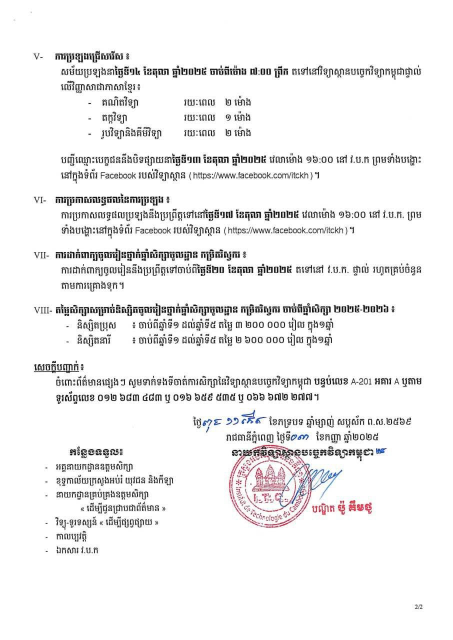
#> input picture data/images/itc.png, 905 x 1280 px, found by its file name (shown at 1/2 size)
$ python script.py
#> lines starting #> are read from the running program, lines starting #| are printed output that depends on the picture; after the words box and inside, x2 and y2 are one past the last pixel; in counts of white or black regions, pixels touching at a corner belong together
import cv2
import numpy as np
import pytesseract
import os
import unicodedata
import re
import json
from datetime import datetime

# --- Configuration ---
# Load settings from a config file if it exists, otherwise use defaults
CONFIG_FILE = "ocr_config.json"
DEFAULT_CONFIG = {
    "logo_removal": {
        "min_logo_size": 5000,
        "max_logo_size": 50000,
        "aspect_ratio_min": 0.3,
        "aspect_ratio_max": 3.0,
        "solidity_threshold": 0.3
    },
    "rotation_correction": {
        "canny_low": 50,
        "canny_high": 150,
        "hough_threshold": 100,
        "hough_lines_to_check": 20,
        "min_angle": -45,
        "max_angle": 45,
        "min_lines_for_correction": 5
    },
    "preprocessing": {
        "enhance_resolution": True,
        "scale_factor": 2.0,
        "bilateral_filter_d": 9,
        "bilateral_filter_sigma_color": 75,
        "bilateral_filter_sigma_space": 75,
        "clahe_clip_limit": 2.0,
        "clahe_tile_grid_size": (8, 8),
        "adaptive_thresh_block_size": 35,
        "adaptive_thresh_c": 15
    },
    "ocr": {
        "psm_modes": {
            "dark_text": [6, 4, 8, 7, 13],
            "light_text": [6, 4, 8, 7, 13],
            "medium_text": [6, 4, 8, 7, 13]
        },
        "confidence_threshold": 40.0,
        "language": "khm+eng"
    },
    "output": {
        "base_dir": "/media/chhaythean/Drive D/Ai-Edu/data/images/output",
        "save_intermediate_images": True
    }
}

def load_config(config_file):
    if os.path.exists(config_file):
        with open(config_file, 'r', encoding='utf-8') as f:
            user_config = json.load(f)
        # Merge with defaults to ensure all keys exist
        config = DEFAULT_CONFIG.copy()
        config.update(user_config)
        return config
    else:
        print(f"Config file {config_file} not found, using defaults.")
        return DEFAULT_CONFIG

CONFIG = load_config(CONFIG_FILE)

# Color codes for printing (if needed)
PINK = '\033[95m'
GREEN = '\033[92m'
BLUE = '\033[94m'
YELLOW = '\033[93m'
ENDC = '\033[0m'

# --- Helper Functions ---
def ensure_grayscale(image):
    if len(image.shape) == 3:
        return cv2.cvtColor(image, cv2.COLOR_BGR2GRAY)
    return image

def safe_bitwise(image, mask):
    """Safely apply a mask to an image."""
    if len(image.shape) == 3:
        image_3ch = image
    else:
        image_3ch = cv2.cvtColor(image, cv2.COLOR_GRAY2BGR)

    if mask.shape[:2] != image_3ch.shape[:2]:
        mask = cv2.resize(mask, (image_3ch.shape[1], image_3ch.shape[0]))

    mask = mask.astype(np.uint8)
    return cv2.bitwise_and(image_3ch, image_3ch, mask=mask)

# --- Image Loading and Normal Preprocessing ---
def load_image(image_path):
    try:
        img = cv2.imread(image_path)
        if img is None:
            raise FileNotFoundError(f"Image not found at path: {image_path}")
        else:
            return img
    except Exception as e:
        print(f"Error loading image: {e}")
        return None

def detect_and_remove_logos(image):
    print(PINK + "Detecting and removing logos..." + ENDC)

    gray = cv2.cvtColor(image, cv2.COLOR_BGR2GRAY)
    # Use a slightly different thresholding method for potentially better logo separation
    binary = cv2.adaptiveThreshold(gray, 255, cv2.ADAPTIVE_THRESH_GAUSSIAN_C, cv2.THRESH_BINARY_INV, 11, 2)
    contours, _ = cv2.findContours(binary, cv2.RETR_EXTERNAL, cv2.CHAIN_APPROX_SIMPLE)

    logo_mask = np.zeros_like(gray)

    params = CONFIG["logo_removal"]
    for contour in contours:
        area = cv2.contourArea(contour)
        if params["min_logo_size"] < area < params["max_logo_size"]:
            x, y, w, h = cv2.boundingRect(contour)
            aspect_ratio = w / h
            if params["aspect_ratio_min"] < aspect_ratio < params["aspect_ratio_max"]:
                solidity = area / (w * h)
                if solidity > params["solidity_threshold"]:
                    cv2.drawContours(logo_mask, [contour], -1, 255, -1)

    if np.sum(logo_mask) > 0:
        image = cv2.inpaint(image, logo_mask, 3, cv2.INPAINT_TELEA)
        print(GREEN + f"Removed {np.sum(logo_mask > 0)} logo pixels" + ENDC)
    else:
        print(GREEN + "No logos detected" + ENDC)

    return image

# [4 lines left out: function ensure_3_channel, not called in this run]

# --- Text Region Recognition and Segmentation ---
def segment_text_regions(image):
    print(PINK + "Segmenting text regions..." + ENDC)
    gray = ensure_grayscale(image)
    masks = []

    # Otsu thresholds for dark and light text
    _, dark_text_mask = cv2.threshold(gray, 0, 255, cv2.THRESH_BINARY_INV + cv2.THRESH_OTSU)
    masks.append(('dark_text', dark_text_mask))

    _, light_text_mask = cv2.threshold(gray, 0, 255, cv2.THRESH_BINARY + cv2.THRESH_OTSU)
    masks.append(('light_text', light_text_mask))

    # Blurred version for potentially medium contrast
    blurred = cv2.GaussianBlur(gray, (5, 5), 0)
    _, medium_text_mask = cv2.threshold(blurred, 0, 255, cv2.THRESH_BINARY_INV + cv2.THRESH_OTSU)
    masks.append(('medium_text', medium_text_mask))

    kernel = cv2.getStructuringElement(cv2.MORPH_RECT, (3, 3))
    cleaned_masks = []
    for name, mask in masks:
        # Apply morphological operations to clean up the mask
        cleaned = cv2.morphologyEx(mask, cv2.MORPH_OPEN, kernel)
        cleaned = cv2.morphologyEx(cleaned, cv2.MORPH_CLOSE, kernel)
        cleaned_masks.append((name, cleaned))

    return cleaned_masks, gray

# --- Handwritten Text Handling ---
# [15 lines left out: function handle_handwritten_text, not called in this run]

# --- Advanced Rotation Correction ---
def advanced_rotation_correction(image):
    print(PINK + "Performing advanced rotation correction..." + ENDC)
    gray = ensure_grayscale(image)
    params = CONFIG["rotation_correction"]

    edges = cv2.Canny(gray, params["canny_low"], params["canny_high"], apertureSize=3)
    lines = cv2.HoughLines(edges, 1, np.pi/180, threshold=params["hough_threshold"])

    angles = []
    if lines is not None and len(lines) >= params["min_lines_for_correction"]:
        for i in range(min(params["hough_lines_to_check"], len(lines))):
            if lines[i] is not None:
                rho, theta = lines[i][0]
                angle = np.degrees(theta) - 90
                if params["min_angle"] <= angle <= params["max_angle"]:
                    angles.append(angle)

    if angles:
        median_angle = np.median(angles)
        print(GREEN + f"Correcting rotation by {median_angle:.2f} degrees" + ENDC)

        (h, w) = image.shape[:2]
        center = (w // 2, h // 2)
        M = cv2.getRotationMatrix2D(center, median_angle, 1.0)
        rotated = cv2.warpAffine(image, M, (w, h), flags=cv2.INTER_CUBIC, borderMode=cv2.BORDER_REPLICATE)
        return rotated
    else:
        print(GREEN + "Insufficient lines detected for reliable rotation correction. Skipping." + ENDC)

    return image

def resolution(image, scale_factor=None):
    if scale_factor is None:
        scale_factor = CONFIG["preprocessing"]["scale_factor"]
    height, width = image.shape[:2]
    new_width = int(width * scale_factor)
    new_height = int(height * scale_factor)
    return cv2.resize(image, (new_width, new_height), interpolation=cv2.INTER_CUBIC)

def remove_noise(image):
    params = CONFIG["preprocessing"]
    denoised = cv2.bilateralFilter(image, params["bilateral_filter_d"], params["bilateral_filter_sigma_color"], params["bilateral_filter_sigma_space"])
    # A slightly larger kernel might be better for noise removal
    kernel = np.ones((2, 2), np.uint8) # Changed from 1x1
    cleaned = cv2.morphologyEx(denoised, cv2.MORPH_CLOSE, kernel)
    cleaned = cv2.morphologyEx(cleaned, cv2.MORPH_OPEN, kernel)
    return cleaned

# --- OCR Functions ---
def region_specific_ocr(image, text_masks):
    print(PINK + "Performing region-specific OCR..." + ENDC)
    all_results = []

    for region_name, mask in text_masks:
        print(BLUE + f"Processing {region_name}..." + ENDC)

        try:
            masked_image = safe_bitwise(image, mask)
            if len(masked_image.shape) == 3:
                masked_gray = cv2.cvtColor(masked_image, cv2.COLOR_BGR2GRAY)
            else:
                masked_gray = masked_image
        except Exception as e:
            print(f"Error processing {region_name}: {e}")
            continue

        # Use PSM modes specific to region type if configured, otherwise default
        psm_modes = CONFIG["ocr"]["psm_modes"].get(region_name, CONFIG["ocr"]["psm_modes"]["dark_text"])
        configs = [f'--oem 3 --psm {psm} -l {CONFIG["ocr"]["language"]}' for psm in psm_modes]
        # Also add a default config
        configs.append(f'-l {CONFIG["ocr"]["language"]} --oem 3 --psm 6')

        region_results = []
        for config in configs:
            try:
                text = pytesseract.image_to_string(masked_gray, config=config)
                confidence_data = pytesseract.image_to_data(masked_gray, config=config, output_type=pytesseract.Output.DICT)

                confidences = [int(c) for c in confidence_data['conf'] if int(c) > 0]
                avg_confidence = np.mean(confidences) if confidences else 0

                if text.strip():
                    region_results.append({
                        'config': config,
                        'text': text.strip(),
                        'confidence': avg_confidence
                    })
            except Exception as e:
                print(f"OCR error with config {config}: {e}")
                continue

        if region_results:
            best_region = max(region_results, key=lambda x: x['confidence'])
            all_results.append({
                'region': region_name,
                'text': best_region['text'],
                'confidence': best_region['confidence']
            })
            print(f"  {region_name}: {len(best_region['text'])} chars, confidence: {best_region['confidence']:.2f}")

    combined_text = ' '.join([r['text'] for r in all_results if r['text']])
    overall_confidence = np.mean([r['confidence'] for r in all_results]) if all_results else 0

    print(GREEN + f"Combined {len(all_results)} regions, confidence: {overall_confidence:.2f}" + ENDC)

    return {
        'combined_text': combined_text,
        'region_results': all_results,
        'confidence': overall_confidence
    }

def multi_pass_ocr(image, text_masks):
    print(YELLOW + "Starting multi-pass OCR..." + ENDC)

    # Pass 1: Region-specific OCR
    region_results = region_specific_ocr(image, text_masks)
    region_combined_text = region_results.get('combined_text', '')
    region_confidence = region_results.get('confidence', 0)

    # Pass 2: Whole image OCR
    whole_image_configs = [
        f'--oem 3 --psm 6 -l {CONFIG["ocr"]["language"]}',
        f'--oem 3 --psm 4 -l {CONFIG["ocr"]["language"]}',
        f'--oem 3 --psm 11 -l {CONFIG["ocr"]["language"]}',
        f'-l {CONFIG["ocr"]["language"]} --oem 3 --psm 6'
    ]

    whole_image_results = []
    for config in whole_image_configs:
        try:
            if len(image.shape) == 3:
                gray_image = cv2.cvtColor(image, cv2.COLOR_BGR2GRAY)
            else:
                gray_image = image

            text = pytesseract.image_to_string(gray_image, config=config)
            confidence_data = pytesseract.image_to_data(gray_image, config=config, output_type=pytesseract.Output.DICT)

            confs = [int(c) for c in confidence_data['conf'] if int(c) > 0]
            avg_confidence = np.mean(confs) if confs else 0

            if text.strip():
                whole_image_results.append({
                    'config': config,
                    'text': text.strip(),
                    'confidence': avg_confidence
                })
        except Exception as e:
            print(f"Whole image OCR error: {e}")
            continue

    best_whole = max(whole_image_results, key=lambda x: x['confidence']) if whole_image_results else {'text': '', 'confidence': 0}

    # Combine and select best result based on confidence
    all_texts = [region_combined_text, best_whole['text']]
    all_confidences = [region_confidence, best_whole['confidence']]

    if not any(all_confidences):
        final_text = ''
        final_confidence = 0
        result_type = "none"
    else:
        best_idx = int(np.argmax(all_confidences))
        final_text = all_texts[best_idx]
        final_confidence = float(all_confidences[best_idx])
        result_type = "region_based" if best_idx == 0 else "whole_image"

    print(GREEN + f"Selected {result_type} result with confidence: {final_confidence:.2f}" + ENDC)

    return {
        'text': final_text,
        'confidence': final_confidence,
        'region_results': region_results.get('region_results', []),
        'whole_image_results': whole_image_results
    }

# --- Post-Processing Functions ---
# [75 lines left out: functions normalize_khmer_unicode, correct_khmer_spacing, numbers_to_khmer, expand_khmer_abbreviations, spell_check_khmer, postprocess_pipeline, not called in this run]

# --- Main Preprocessing Pipeline ---
def preprocess_pipeline(image_path, enhance=None):
    if enhance is None:
        enhance = CONFIG["preprocessing"]["enhance_resolution"]

    print(PINK + "Loading image..." + ENDC)
    image = load_image(image_path)
#> in load_image, img is the input picture: shape (1280, 905, 3); mean B, G, R 240.5, 240.3, 240.7
    if image is None:
        return None, None
    print(GREEN + "Image loaded successfully." + ENDC)

    print(PINK + "Logo detection and removal..." + ENDC)
    image = detect_and_remove_logos(image)
#> in detect_and_remove_logos, `binary = cv2.adaptiveThreshold(gray, 255, cv2.ADAPTIVE_THRESH_GAUSSIAN..`:
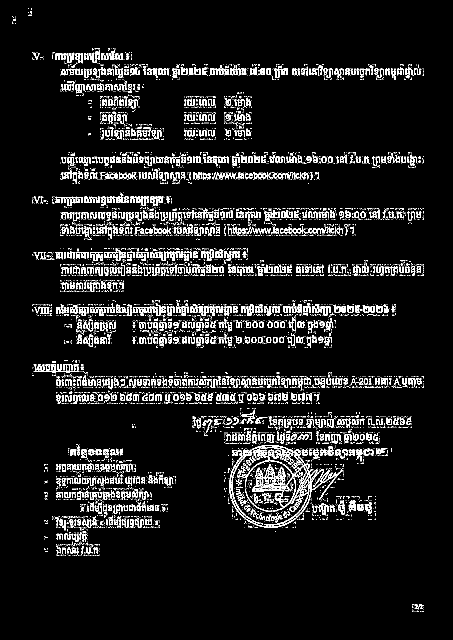
#> binary: shape (1280, 905) (shown at 1/2 size); 8% white in thin lines or dots, all inside (x1, y1, x2, y2) = (24, 16, 848, 1224)
#> in detect_and_remove_logos, `contours, _ = cv2.findContours(binary, cv2.RETR_EXTERNAL, cv2.CHAIN_AP..`: contours = 6299 contours, 5448 with area under 20; largest, box (x1, y1, x2, y2) and area: (459, 890, 685, 1056) 4877, (504, 928, 571, 983) 897, (67, 728, 159, 747) 290, (68, 613, 99, 627) 192, (482, 819, 510, 847) 187
#> the loop in detect_and_remove_logos, `for contour in contours:` made 6299 passes
#> area on pass 16: 38
    print(GREEN + "Logo processing completed." + ENDC)

    print(PINK + "Advanced rotation correction..." + ENDC)
    image = advanced_rotation_correction(image)
#> in advanced_rotation_correction, `edges = cv2.Canny(gray, params["canny_low"], params["canny_high"], ape..`:
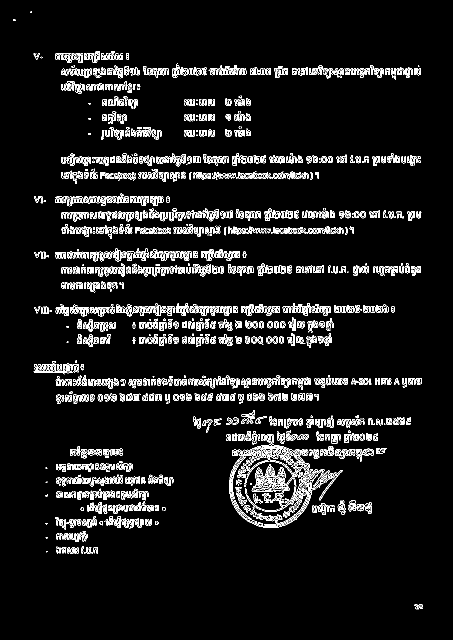
#> edges: shape (1280, 905) (shown at 1/2 size); 6.1% white in thin lines or dots, all inside (x1, y1, x2, y2) = (26, 23, 845, 1219)
#> the loop in advanced_rotation_correction, `for i in range(min(params["hough_lines_to_check"], len(lines))):` made 20 passes
#> rho on passes 1 to 8: 137, 149, 325, 313, 435, 139, 613, 624
#> after the loop in advanced_rotation_correction, `for i in range(min(params["hough_lines_to_check"], len(lines))):`: angles = [0, 0, 0, 0, 0, 0, 0, 0, 0, 0, 0, 0, 0, 0, 0, 0, 0, 0, 0, 0]
#> in advanced_rotation_correction, `median_angle = np.median(angles)`: median_angle = 0
#| [92mCorrecting rotation by 0.00 degrees[0m
#> in advanced_rotation_correction, `M = cv2.getRotationMatrix2D(center, median_angle, 1.0)`: M = [[1, 0, 0], [0, 1, 0]]
    print(GREEN + "Rotation correction completed." + ENDC)

    print(PINK + "Text region segmentation..." + ENDC)
    text_masks, gray_image = segment_text_regions(image)
#> in segment_text_regions, `_, dark_text_mask = cv2.threshold(gray, 0, 255, cv2.THRESH_BINARY_INV ..`:
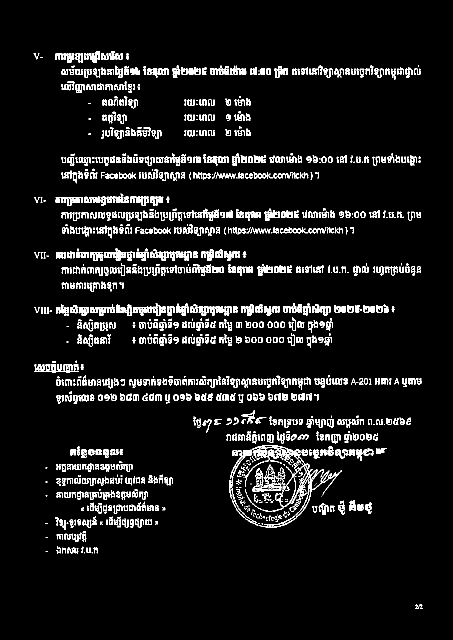
#> dark_text_mask: shape (1280, 905) (shown at 1/2 size); 6.8% white in thin lines or dots, all inside (x1, y1, x2, y2) = (67, 102, 845, 1218)
#> in segment_text_regions, `_, medium_text_mask = cv2.threshold(blurred, 0, 255, cv2.THRESH_BINARY..`:
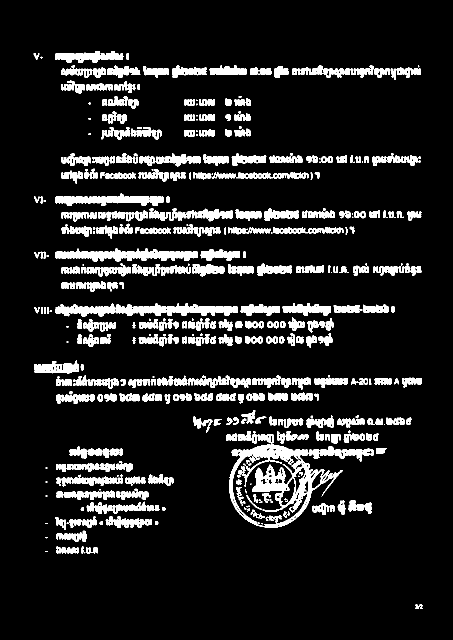
#> medium_text_mask: shape (1280, 905) (shown at 1/2 size); 11.1% white; 647 white regions (96 under 20 px), largest, box (x1, y1, x2, y2) and area: (458, 889, 685, 1056) 10634, (111, 497, 396, 523) 4207, (231, 606, 476, 632) 3656
#> in segment_text_regions, `kernel = cv2.getStructuringElement(cv2.MORPH_RECT, (3, 3))`: kernel = [[1, 1, 1], [1, 1, 1], [1, 1, 1]]
#> the loop in segment_text_regions, `for name, mask in masks:` made 3 passes
#> pass 1, in segment_text_regions, `cleaned = cv2.morphologyEx(cleaned, cv2.MORPH_CLOSE, kernel)`:
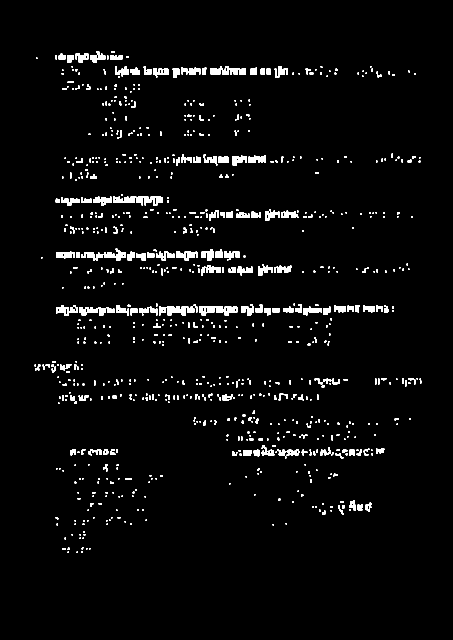
#> cleaned: shape (1280, 905) (shown at 1/2 size); 3.3% white; 835 white regions (534 under 20 px), largest, box (x1, y1, x2, y2) and area: (226, 392, 326, 411) 1119, (163, 497, 252, 522) 930, (398, 613, 475, 631) 918
#> after the loop in segment_text_regions, `for name, mask in masks:`: cleaned_masks = 3 items
    print(GREEN + f"Found {len(text_masks)} text region types" + ENDC)

    print(PINK + "Resolution enhancement..." + ENDC)
    if enhance:
        image = resolution(image)
    print(GREEN + "Image resolution adjusted." + ENDC)

    print(PINK + "Removing noise..." + ENDC)
    image = remove_noise(image)
    print(GREEN + "Noise removed." + ENDC)

    return image, text_masks

# --- Main Processing Workflow ---
def process_document(image_path, output_dir=None):
    if output_dir is None:
        output_dir = CONFIG["output"]["base_dir"]

    print(YELLOW + "    Starting Enhanced Document Processing    " + ENDC)
    os.makedirs(output_dir, exist_ok=True)

    # Generate unique output directory name based on timestamp and image name
    timestamp = datetime.now().strftime("%Y%m%d_%H%M%S")
    image_name = os.path.splitext(os.path.basename(image_path))[0]
    run_output_dir = os.path.join(output_dir, f"{image_name}_{timestamp}")
    os.makedirs(run_output_dir, exist_ok=True)

    try:
        # Preprocessing
        preprocessed_image, text_masks = preprocess_pipeline(image_path)
#| [92mFound 3 text region types[0m
#> in remove_noise, `cleaned = cv2.morphologyEx(cleaned, cv2.MORPH_OPEN, kernel)`:
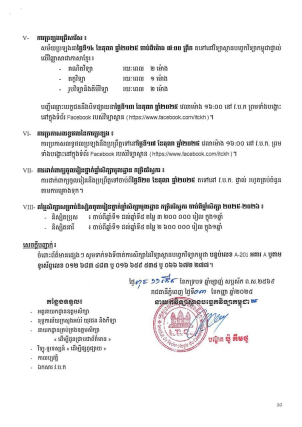
#> cleaned: shape (2560, 1810, 3) (shown at 1/6 size); mean B, G, R 240.7, 240.5, 240.9
#> text_masks = 3 items
        if preprocessed_image is None:
            return None

        # Save preprocessed image if configured
        if CONFIG["output"]["save_intermediate_images"]:
            preprocessed_path = os.path.join(run_output_dir, "preprocessed.png")
            cv2.imwrite(preprocessed_path, preprocessed_image)

        # OCR
        print(YELLOW + "Performing multi-pass OCR..." + ENDC)
        ocr_result = multi_pass_ocr(preprocessed_image, text_masks)
#> the loop in region_specific_ocr, `for region_name, mask in text_masks:` made 1 pass
#> (region_name, psm_modes) on pass 1: ('dark_text', [6, 4, 8, 7, 13])
#> (printed output is left out)
#> pass 1, in region_specific_ocr, `masked_image = safe_bitwise(image, mask)`:
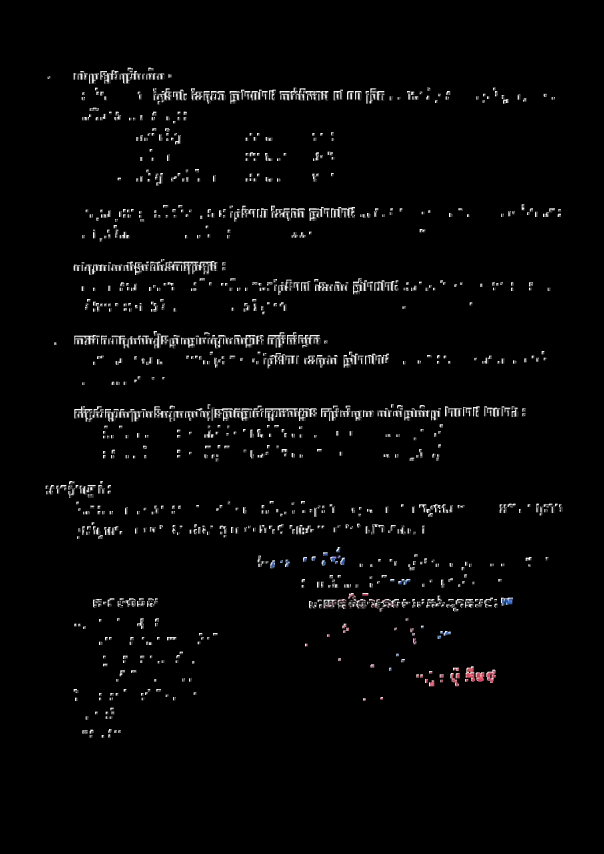
#> masked_image: shape (2560, 1810, 3) (shown at 1/3 size); mean B, G, R 5.8, 5.8, 5.9
#> after the loop in region_specific_ocr, `for region_name, mask in text_masks:`: all_results = []
        confidence = ocr_result['confidence']
        print(GREEN + f"OCR completed with confidence: {confidence:.2f}" + ENDC)

        # Confidence check
        if confidence < CONFIG["ocr"]["confidence_threshold"]:
             print(YELLOW + f"Warning: OCR confidence ({confidence:.2f}) is below threshold ({CONFIG['ocr']['confidence_threshold']}). Result might be unreliable." + ENDC)

        # Post-processing
        print(YELLOW + "Post-processing..." + ENDC)
        cleaned_text = postprocess_pipeline(ocr_result['text'])

        # Compile results
        results = {
            'original_text': ocr_result['text'],
            'cleaned_text': cleaned_text,
            'preprocessed_image': os.path.join(run_output_dir, "preprocessed.png") if CONFIG["output"]["save_intermediate_images"] else None,
            'confidence': confidence,
            'region_results': ocr_result.get('region_results', []),
            'whole_image_results': ocr_result.get('whole_image_results', [])
        }

        # Save outputs
        with open(os.path.join(run_output_dir, "extracted_text.txt"), "w", encoding="utf-8") as f:
            f.write(cleaned_text)

        with open(os.path.join(run_output_dir, "ocr_details.json"), "w", encoding="utf-8") as f:
            json.dump(results, f, ensure_ascii=False, indent=4)

        print(GREEN + "             Processing Completed           " + ENDC)
        print(GREEN + f"Extracted {len(cleaned_text)} characters with confidence {confidence:.2f}" + ENDC)
        print(GREEN + f"Results saved in: {run_output_dir}" + ENDC)

        return results

    except Exception as e:
        print(f"Error in processing: {e}")
        import traceback
        traceback.print_exc()
        return None

# Example usage:
#> (the run stopped early here; a loop or call above may not have finished)
